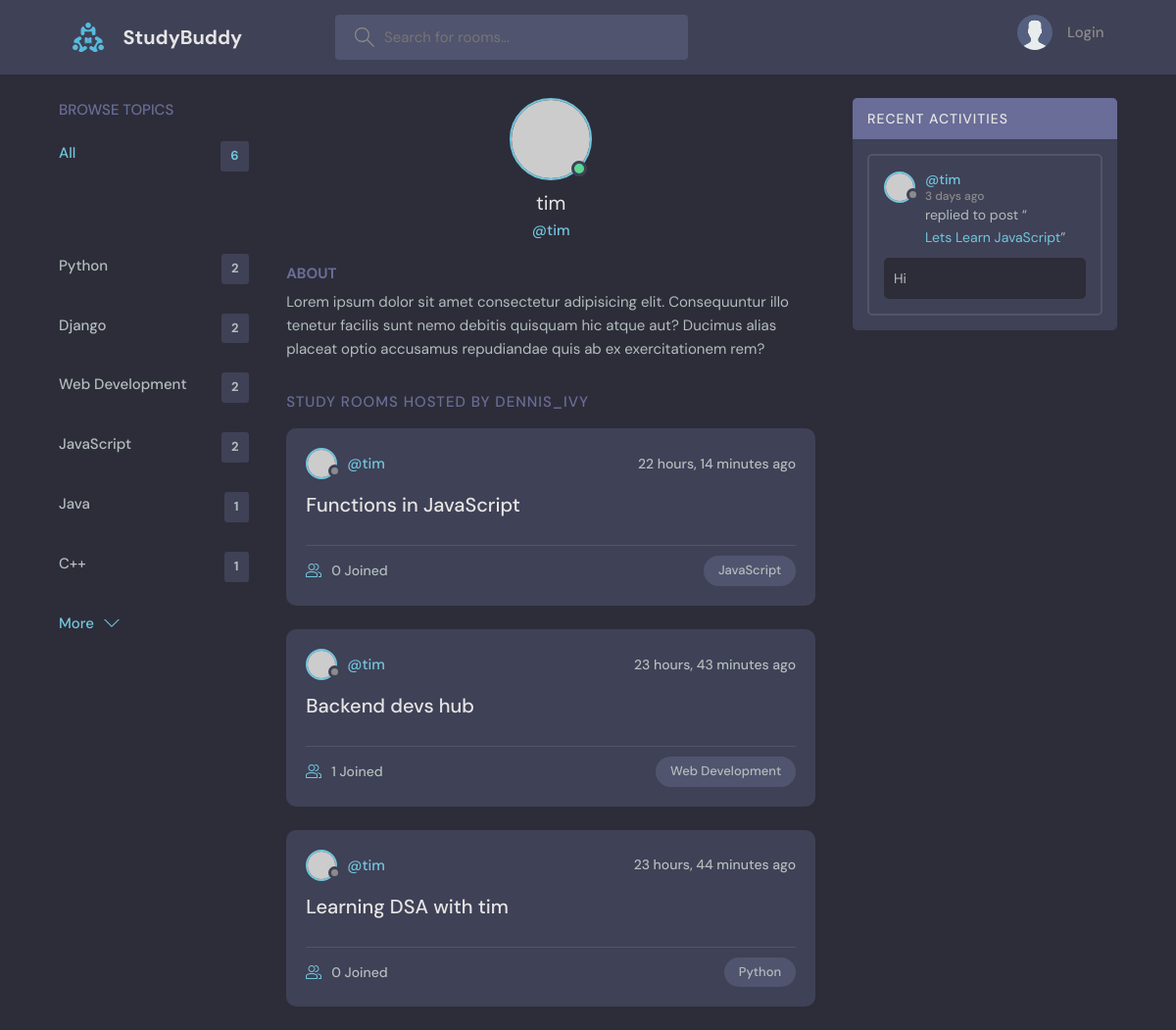
The page /profile/2 on the database its author committed.
### base/models.py (models this page shows, shortened)
class Topic(models.Model):
    name = models.CharField(max_length=200)

class Room(models.Model):
    host = models.ForeignKey(User, on_delete=models.SET_NULL, null=True)
    topic = models.ForeignKey(Topic, on_delete=models.SET_NULL, null=True)
    name = models.CharField(max_length=200)
    description = models.TextField(null=True, blank=True)
    participants = models.ManyToManyField(User, related_name='participants', blank=True)
    updated = models.DateTimeField(auto_now=True)
    created=models.DateTimeField(auto_now_add=True)
    class Meta:
        ordering = ['-created', '-updated']
    def __str__(self):
        return self.name

class Message(models.Model):
    user  =  models.ForeignKey(User, on_delete=models.CASCADE)
    room = models.ForeignKey(Room, on_delete=models.CASCADE)
    body = models.TextField()
    updated = models.DateTimeField(auto_now=True)
    created=models.DateTimeField(auto_now_add=True)
    class Meta:
            ordering = ['-created', '-updated']

### base/views.py (the view)
# urls.py: path('profile/<str:pk>', views.userProfile, name="user-profile"),
def userProfile(request, pk):
    user = User.objects.get(id=pk)
    rooms = user.room_set.all()
    room_messages = user.message_set.all()
    topics = Topic.objects.all()
    context = {'user': user, 'rooms':rooms, 'room_messages': room_messages, 'topics':topics}
    return render(request, 'base/profile.html', context)

### base/templates/base/profile.html (shortened to what this page needs)
{% extends 'main.html' %}
{% block content %}
  <main class="profile-page layout layout--3">
    <div class="container">
      {% include 'base/topics_component.html' %}
      <div class="roomList">
        <div class="profile">
          <div class="profile__avatar">
            <div class="avatar avatar--large active">
              <img src="https://randomuser.me/api/portraits/men/11.jpg" />
            </div>
          </div>
          <div class="profile__info">
            <h3>{{user.username}}</h3>
            <p>@{{user.username}}</p>
          </div>
          <div class="profile__about">
            <h3>About</h3>
            <p>
              Lorem ipsum dolor sit amet consectetur adipisicing elit. Consequuntur illo tenetur
              facilis sunt nemo debitis quisquam hic atque aut? Ducimus alias placeat optio
              accusamus repudiandae quis ab ex exercitationem rem?
            </p>
          </div>
        </div>
        <div class="roomList__header">
          <div>
            <h2>Study Rooms Hosted by dennis_ivy</a>
            </h2>
          </div>
        </div>
        {% include 'base/feed_component.html' %}
      </div>
       {% include 'base/activity_component.html' %}
  </main>
  {% endblock content  %}

### base/templates/base/topics_component.html (shortened to what this page needs)
<div class="topics">
          <div class="topics__header">
            <h2>Browse Topics</h2>
          </div>
          <ul class="topics__list">
            <li>
              <a href="{% url 'home' %}" class="active">All <span>{{topics.count}}</span>
            </li>
            {% for topic in topics %}
            <li>
              <a href="{% url 'home' %}?q={{topic.name}}">{{topic.name}} <span>{{topic.room_set.all.count}}</span></a>
            </li>
            {% endfor %}
          <a class="btn btn--link" href="{% url 'topics' %}">
            More
            <svg version="1.1" xmlns="http://www.w3.org/2000/svg" width="32" height="32" viewBox="0 0 32 32">
              <title>chevron-down</title>
              <path d="M16 21l-13-13h-3l16 16 16-16h-3l-13 13z"></path>
            </svg>
          </a>
        </div>

### base/templates/base/feed_component.html (shortened to what this page needs)
{% for room in rooms %}
<div class="roomListRoom">
            <div class="roomListRoom__header">
              <a href="{% url 'user-profile' room.host.id %}" class="roomListRoom__author">
                <div class="avatar avatar--small">
                  <img src="https://randomuser.me/api/portraits/women/11.jpg" />
                </div>
                <span>@{{room.host.username}}</span>
              </a>
              <div class="roomListRoom__actions">
                <span>{{room.created|timesince}} ago</span>
              </div>
            </div>
            <div class="roomListRoom__content">
              <a href="{% url 'room' room.id %}">{{room.name}}</a>
            </div>
            <div class="roomListRoom__meta">
              <a href="{% url 'room' room.id %}" class="roomListRoom__joined">
                {{room.participants.all.count}} Joined
              </a>
              <p class="roomListRoom__topic">{{room.topic.name}}</p>
            </div>
</div>
  {% endfor %}

### base/templates/base/activity_component.html (shortened to what this page needs)
 <div class="activities">
          <div class="activities__header">
            <h2>Recent Activities</h2>
          </div>
          {% for message in room_messages %}
          <div class="activities__box">
            <div class="activities__boxHeader roomListRoom__header">
              <a href="{% url 'user-profile' message.user.id %}" class="roomListRoom__author">
                <div class="avatar avatar--small">
                  <img src="https://randomuser.me/api/portraits/women/11.jpg" />
                </div>
                <p>
                  @{{message.user.username}}
                  <span>{{message.created|timesince}} ago</span>
                </p>
              </a>
            </div>
            <div class="activities__boxContent">
              <p>replied to post “<a href="{% url 'room' message.room.id %}">{{message.room}}</a>”</p>
              <div class="activities__boxRoomContent">
                {{message.body|truncatewords:10}}
              </div>
            </div>
          </div>
          {% endfor %}
        </div>

### rows shown on the page
Topic: name "Python", room_set.all.count "2"
Topic: name "Django", room_set.all.count "2"
Topic: name "Web Development", room_set.all.count "2"
Topic: name "JavaScript", room_set.all.count "2"
Topic: name "Java", room_set.all.count "1"
Topic: name "C++", room_set.all.count "1"
Room: host.username "tim", created "22 hours, 14 minutes", name "Functions in JavaScript", participants.all.count "0", topic.name "JavaScript"
Room: host.username "tim", created "23 hours, 43 minutes", name "Backend devs hub", participants.all.count "1", topic.name "Web Development"
Room: host.username "tim", created "23 hours, 44 minutes", name "Learning DSA with tim", participants.all.count "0", topic.name "Python"
Message: user.username "tim", created "3 days", room "Lets Learn JavaScript", body "Hi"

### other values the page prints
{{ topics.count }} "6"
{{ user.username }} "tim"
